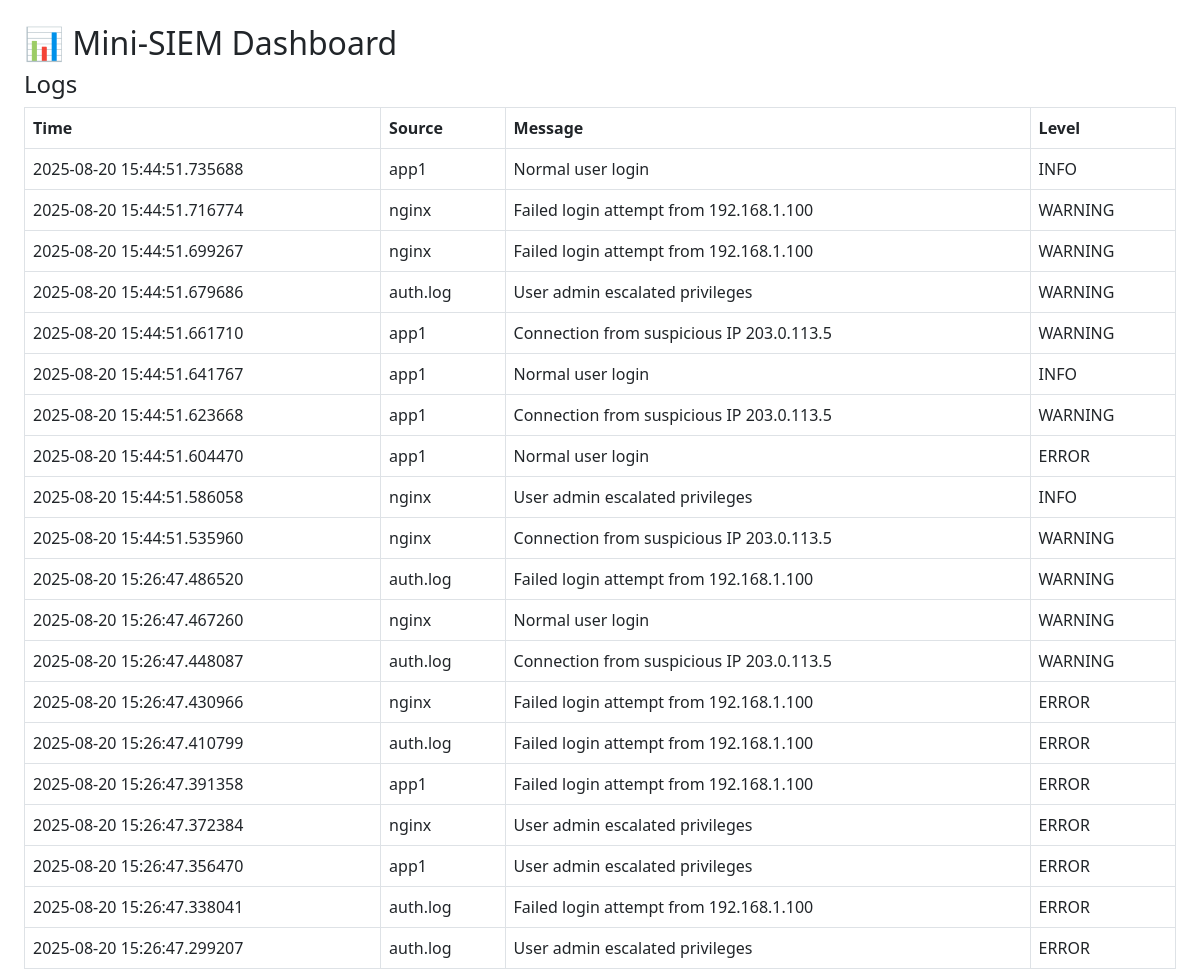
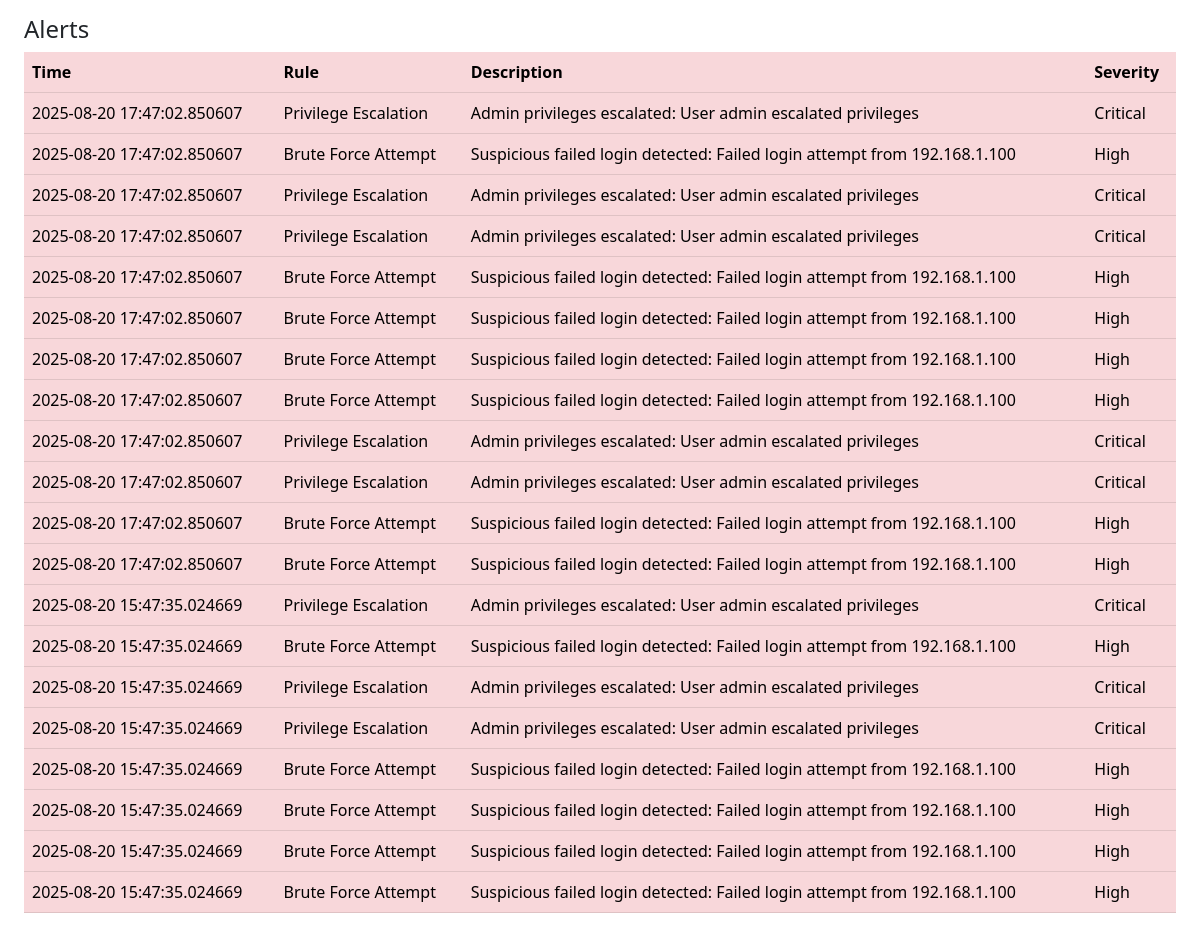
The page / on the database its author committed (2 pictures, top to bottom).
### models.py (models this page shows)
class Log(Base):
    __tablename__ = "logs"
    id = Column(Integer, primary_key=True)
    source = Column(String)
    message = Column(String)
    level = Column(String)
    timestamp = Column(DateTime, default=datetime.utcnow)

class Alert(Base):
    __tablename__ = "alerts"
    id = Column(Integer, primary_key=True)
    rule_name = Column(String)
    description = Column(String)
    severity = Column(String)
    timestamp = Column(DateTime, default=datetime.utcnow)

### app.py (the view)
@app.route("/")
def dashboard():
    logs = session.query(Log).order_by(Log.timestamp.desc()).limit(20).all()
    alerts = session.query(Alert).order_by(Alert.timestamp.desc()).limit(20).all()
    return render_template("dashboard.html", logs=logs, alerts=alerts)

### templates/dashboard.html (shortened to what this page needs)
<!DOCTYPE html>
<html>
<head>
    <link rel="stylesheet" href="https://cdn.jsdelivr.net/npm/bootstrap@5.3.0/dist/css/bootstrap.min.css">
</head>
<body class="p-4">
    <h2>📊 Mini-SIEM Dashboard</h2>
    <h4>Logs</h4>
    <table class="table table-bordered">
        <tr><th>Time</th><th>Source</th><th>Message</th><th>Level</th></tr>
        {% for log in logs %}
        <tr><td>{{ log.timestamp }}</td><td>{{ log.source }}</td><td>{{ log.message }}</td><td>{{ log.level }}</td></tr>
        {% endfor %}
    </table>
    <h4>Alerts</h4>
    <table class="table table-danger">
        <tr><th>Time</th><th>Rule</th><th>Description</th><th>Severity</th></tr>
        {% for alert in alerts %}
        <tr><td>{{ alert.timestamp }}</td><td>{{ alert.rule_name }}</td><td>{{ alert.description }}</td><td>{{ alert.severity }}</td></tr>
        {% endfor %}
    </table>
</body>
</html>

### rows shown on the page
Log: timestamp "2025-08-20 15:44:51.735688", source "app1", message "Normal user login", level "INFO"
Log: timestamp "2025-08-20 15:44:51.716774", source "nginx", message "Failed login attempt from 192.168.1.100", level "WARNING"
Log: timestamp "2025-08-20 15:44:51.699267", source "nginx", message "Failed login attempt from 192.168.1.100", level "WARNING"
Log: timestamp "2025-08-20 15:44:51.679686", source "auth.log", message "User admin escalated privileges", level "WARNING"
Log: timestamp "2025-08-20 15:44:51.661710", source "app1", message "Connection from suspicious IP 203.0.113.5", level "WARNING"
Log: timestamp "2025-08-20 15:44:51.641767", source "app1", message "Normal user login", level "INFO"
Log: timestamp "2025-08-20 15:44:51.623668", source "app1", message "Connection from suspicious IP 203.0.113.5", level "WARNING"
Log: timestamp "2025-08-20 15:44:51.604470", source "app1", message "Normal user login", level "ERROR"
Log: timestamp "2025-08-20 15:44:51.586058", source "nginx", message "User admin escalated privileges", level "INFO"
Log: timestamp "2025-08-20 15:44:51.535960", source "nginx", message "Connection from suspicious IP 203.0.113.5", level "WARNING"
Log: timestamp "2025-08-20 15:26:47.486520", source "auth.log", message "Failed login attempt from 192.168.1.100", level "WARNING"
Log: timestamp "2025-08-20 15:26:47.467260", source "nginx", message "Normal user login", level "WARNING"
Log: timestamp "2025-08-20 15:26:47.448087", source "auth.log", message "Connection from suspicious IP 203.0.113.5", level "WARNING"
Log: timestamp "2025-08-20 15:26:47.430966", source "nginx", message "Failed login attempt from 192.168.1.100", level "ERROR"
Log: timestamp "2025-08-20 15:26:47.410799", source "auth.log", message "Failed login attempt from 192.168.1.100", level "ERROR"
Log: timestamp "2025-08-20 15:26:47.391358", source "app1", message "Failed login attempt from 192.168.1.100", level "ERROR"
Log: timestamp "2025-08-20 15:26:47.372384", source "nginx", message "User admin escalated privileges", level "ERROR"
Log: timestamp "2025-08-20 15:26:47.356470", source "app1", message "User admin escalated privileges", level "ERROR"
Log: timestamp "2025-08-20 15:26:47.338041", source "auth.log", message "Failed login attempt from 192.168.1.100", level "ERROR"
Log: timestamp "2025-08-20 15:26:47.299207", source "auth.log", message "User admin escalated privileges", level "ERROR"
Alert: timestamp "2025-08-20 17:47:02.850607", rule_name "Privilege Escalation", description "Admin privileges escalated: User admin escalated privileges", severity "Critical"
Alert: timestamp "2025-08-20 17:47:02.850607", rule_name "Brute Force Attempt", description "Suspicious failed login detected: Failed login attempt from 192.168.1.100", severity "High"
Alert: timestamp "2025-08-20 17:47:02.850607", rule_name "Privilege Escalation", description "Admin privileges escalated: User admin escalated privileges", severity "Critical"
Alert: timestamp "2025-08-20 17:47:02.850607", rule_name "Privilege Escalation", description "Admin privileges escalated: User admin escalated privileges", severity "Critical"
Alert: timestamp "2025-08-20 17:47:02.850607", rule_name "Brute Force Attempt", description "Suspicious failed login detected: Failed login attempt from 192.168.1.100", severity "High"
Alert: timestamp "2025-08-20 17:47:02.850607", rule_name "Brute Force Attempt", description "Suspicious failed login detected: Failed login attempt from 192.168.1.100", severity "High"
Alert: timestamp "2025-08-20 17:47:02.850607", rule_name "Brute Force Attempt", description "Suspicious failed login detected: Failed login attempt from 192.168.1.100", severity "High"
Alert: timestamp "2025-08-20 17:47:02.850607", rule_name "Brute Force Attempt", description "Suspicious failed login detected: Failed login attempt from 192.168.1.100", severity "High"
Alert: timestamp "2025-08-20 17:47:02.850607", rule_name "Privilege Escalation", description "Admin privileges escalated: User admin escalated privileges", severity "Critical"
Alert: timestamp "2025-08-20 17:47:02.850607", rule_name "Privilege Escalation", description "Admin privileges escalated: User admin escalated privileges", severity "Critical"
Alert: timestamp "2025-08-20 17:47:02.850607", rule_name "Brute Force Attempt", description "Suspicious failed login detected: Failed login attempt from 192.168.1.100", severity "High"
Alert: timestamp "2025-08-20 17:47:02.850607", rule_name "Brute Force Attempt", description "Suspicious failed login detected: Failed login attempt from 192.168.1.100", severity "High"
Alert: timestamp "2025-08-20 15:47:35.024669", rule_name "Privilege Escalation", description "Admin privileges escalated: User admin escalated privileges", severity "Critical"
Alert: timestamp "2025-08-20 15:47:35.024669", rule_name "Brute Force Attempt", description "Suspicious failed login detected: Failed login attempt from 192.168.1.100", severity "High"
Alert: timestamp "2025-08-20 15:47:35.024669", rule_name "Privilege Escalation", description "Admin privileges escalated: User admin escalated privileges", severity "Critical"
Alert: timestamp "2025-08-20 15:47:35.024669", rule_name "Privilege Escalation", description "Admin privileges escalated: User admin escalated privileges", severity "Critical"
Alert: timestamp "2025-08-20 15:47:35.024669", rule_name "Brute Force Attempt", description "Suspicious failed login detected: Failed login attempt from 192.168.1.100", severity "High"
Alert: timestamp "2025-08-20 15:47:35.024669", rule_name "Brute Force Attempt", description "Suspicious failed login detected: Failed login attempt from 192.168.1.100", severity "High"
Alert: timestamp "2025-08-20 15:47:35.024669", rule_name "Brute Force Attempt", description "Suspicious failed login detected: Failed login attempt from 192.168.1.100", severity "High"
Alert: timestamp "2025-08-20 15:47:35.024669", rule_name "Brute Force Attempt", description "Suspicious failed login detected: Failed login attempt from 192.168.1.100", severity "High"
